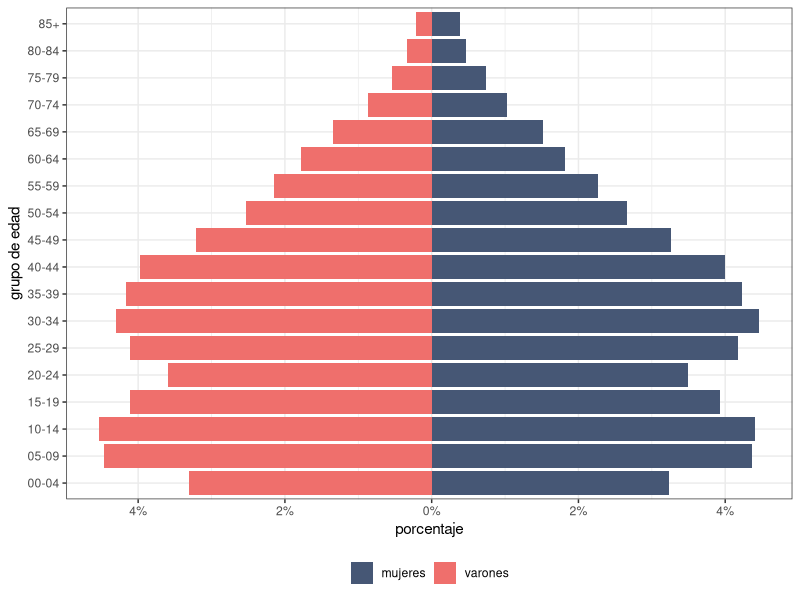
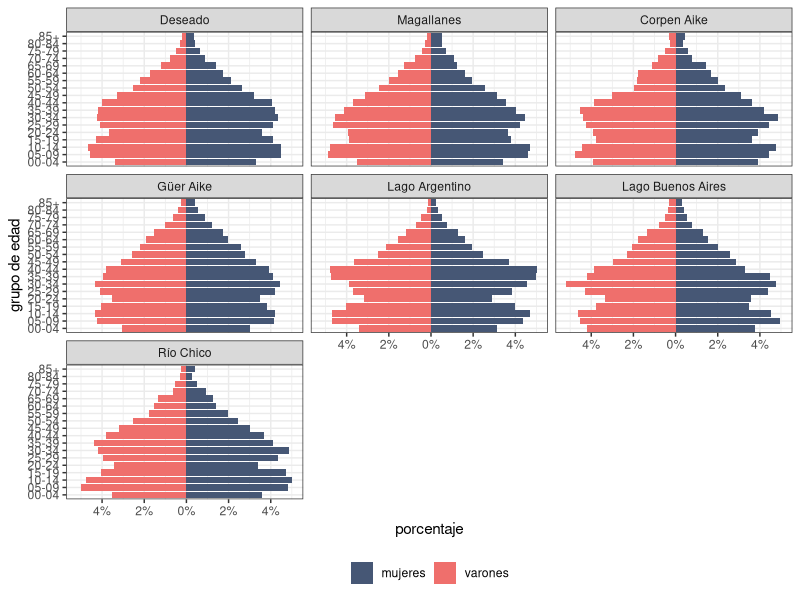
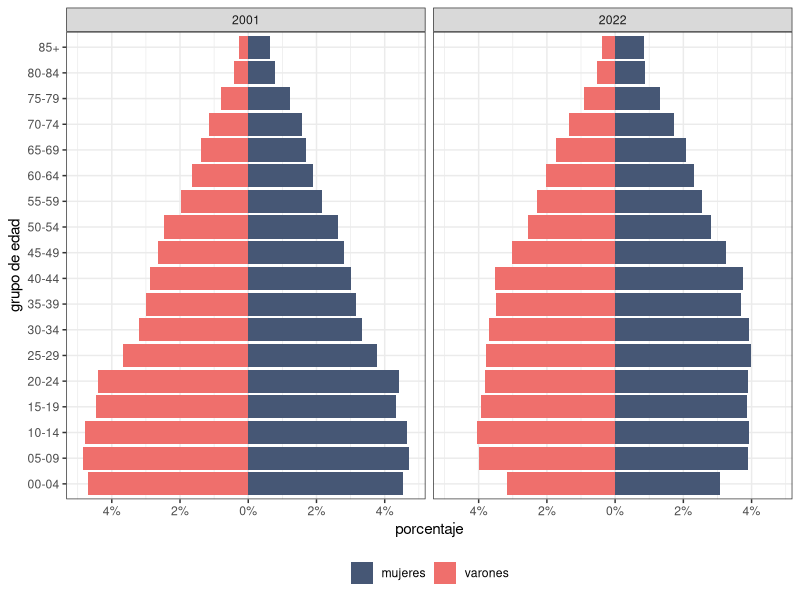

R code for these plots, in order:
## ---- chunk 1
library(openxlsx)
library(tidyverse)
## ---- chunk 2
piramide_2022 <- read.xlsx("data/deptos_con_codigo.xlsx", sheet = "2022") %>% 
  filter(in1 == 78000) %>% 
  select(1,3,4) %>% 
  pivot_longer(cols = c(2,3),names_to = "sexo", values_to = "poblacion") %>% 
  mutate(sexo = ifelse(sexo == "varones", "V", "M"))

piramide_2022$grupo_edad = ifelse(piramide_2022$grupo_edad %in% "0-4", "00-04", piramide_2022$grupo_edad)
piramide_2022$grupo_edad = ifelse(piramide_2022$grupo_edad %in% "5-9", "05-09", piramide_2022$grupo_edad)

piramide_2022 %>%
  mutate(poblacion = as.numeric(poblacion)) %>%  # Convertir a numérico
  #group_by(censo) %>%
  mutate(porcentaje = as.numeric(poblacion / sum(poblacion) * 100)) %>%
  ungroup() %>%
  mutate(porcentaje = ifelse(sexo == "V", -porcentaje, porcentaje)) %>% 
  mutate(sexo =  ifelse(sexo == "V", "varones", "mujeres")) %>% 
  ggplot(aes(x = grupo_edad, y = porcentaje, fill = sexo)) +
  geom_bar(stat = "identity") +
  coord_flip() +  # Rotar la gráfica
  #facet_wrap(~censo) +  # Separar por año
  scale_y_continuous(breaks = seq(-10, 10, by = 2), 
                     labels = paste0(c(seq(-10, 0, by = 2)*-1, seq(2, 10, by = 2)), "%")) +
  #scale_fill_manual(values = c("#0cce6b","#083d77")) + 
  scale_fill_manual(values = c("#465775","#ef6f6c")) + 
  labs(
    y  = "porcentaje",
    x  = "grupo de edad") +
  theme_bw() +
  theme(legend.position = "bottom",
        legend.title = element_blank())

## ---- chunk 3
piramide_2022_prv <- read.xlsx("data/deptos_con_codigo.xlsx", sheet = "2022") %>% 
  filter(in1 != 78000) %>% 
  select(1,3,4,6) %>% 
  pivot_longer(cols = c(2,3),names_to = "sexo", values_to = "poblacion") %>% 
  mutate(sexo = ifelse(sexo == "varones", "V", "M"),
         depto = fct_relevel(depto, c("Corpen Aike", "Deseado","Güer Aike","Lago Argentino", "Lago Buenos Aires", "Magallanes", "Río Chico")))

piramide_2022_prv$grupo_edad = ifelse(piramide_2022_prv$grupo_edad %in% "0-4", "00-04", piramide_2022_prv$grupo_edad)
piramide_2022_prv$grupo_edad = ifelse(piramide_2022_prv$grupo_edad %in% "5-9", "05-09", piramide_2022_prv$grupo_edad)

piramide_2022_prv %>%
  mutate(poblacion = as.numeric(poblacion)) %>%  # Convertir a numérico
  group_by(depto) %>%
  mutate(porcentaje = as.numeric(poblacion / sum(poblacion) * 100)) %>%
  ungroup() %>%
  mutate(porcentaje = ifelse(sexo == "V", -porcentaje, porcentaje)) %>% 
  mutate(sexo =  ifelse(sexo == "V", "varones", "mujeres")) %>% 
  ggplot(aes(x = grupo_edad, y = porcentaje, fill = sexo)) +
  geom_bar(stat = "identity") +
  coord_flip() +  # Rotar la gráfica
  facet_wrap(~depto) +  # Separar por año
  scale_y_continuous(breaks = seq(-10, 10, by = 2), 
                     labels = paste0(c(seq(-10, 0, by = 2)*-1, seq(2, 10, by = 2)), "%")) +
  #scale_fill_manual(values = c("#0cce6b","#083d77")) + 
  scale_fill_manual(values = c("#465775","#ef6f6c")) + 
  labs(
    y  = "porcentaje",
    x  = "grupo de edad") +
  theme_bw() +
  theme(legend.position = "bottom",
        legend.title = element_blank())

## ---- chunk 4
piramide <- read.xlsx("data/deptos_con_codigo.xlsx", sheet = "censos")

piramide$grupo_edad = ifelse(piramide$grupo_edad %in% "0-4", "00-04", piramide$grupo_edad)
piramide$grupo_edad = ifelse(piramide$grupo_edad %in% "5-9", "05-09", piramide$grupo_edad)


g_piramide <- piramide %>%
  mutate(poblacion = as.numeric(poblacion)) %>%  # Convertir a numérico
  group_by(censo) %>%
  mutate(porcentaje = as.numeric(poblacion / sum(poblacion) * 100)) %>%
  ungroup() %>%
  mutate(porcentaje = ifelse(sexo == "V", -porcentaje, porcentaje)) %>% 
  mutate(sexo =  ifelse(sexo == "V", "varones", "mujeres")) %>% 
  ggplot(aes(x = grupo_edad, y = porcentaje, fill = sexo)) +
  geom_bar(stat = "identity") +
  coord_flip() +  # Rotar la gráfica
  facet_wrap(~censo) +  # Separar por año
  scale_y_continuous(breaks = seq(-10, 10, by = 2), 
                     labels = paste0(c(seq(-10, 0, by = 2)*-1, seq(2, 10, by = 2)), "%")) +
  #scale_fill_manual(values = c("#0cce6b","#083d77")) + 
  scale_fill_manual(values = c("#465775","#ef6f6c")) + 
  labs(
    y  = "porcentaje",
    x  = "grupo de edad") +
  theme_bw() +
  theme(legend.position = "bottom",
        legend.title = element_blank())


g_piramide

#ggsave(filename = "graficos/piramide.png", plot =g_piramide, width = 20, height = 10, units = "cm")
